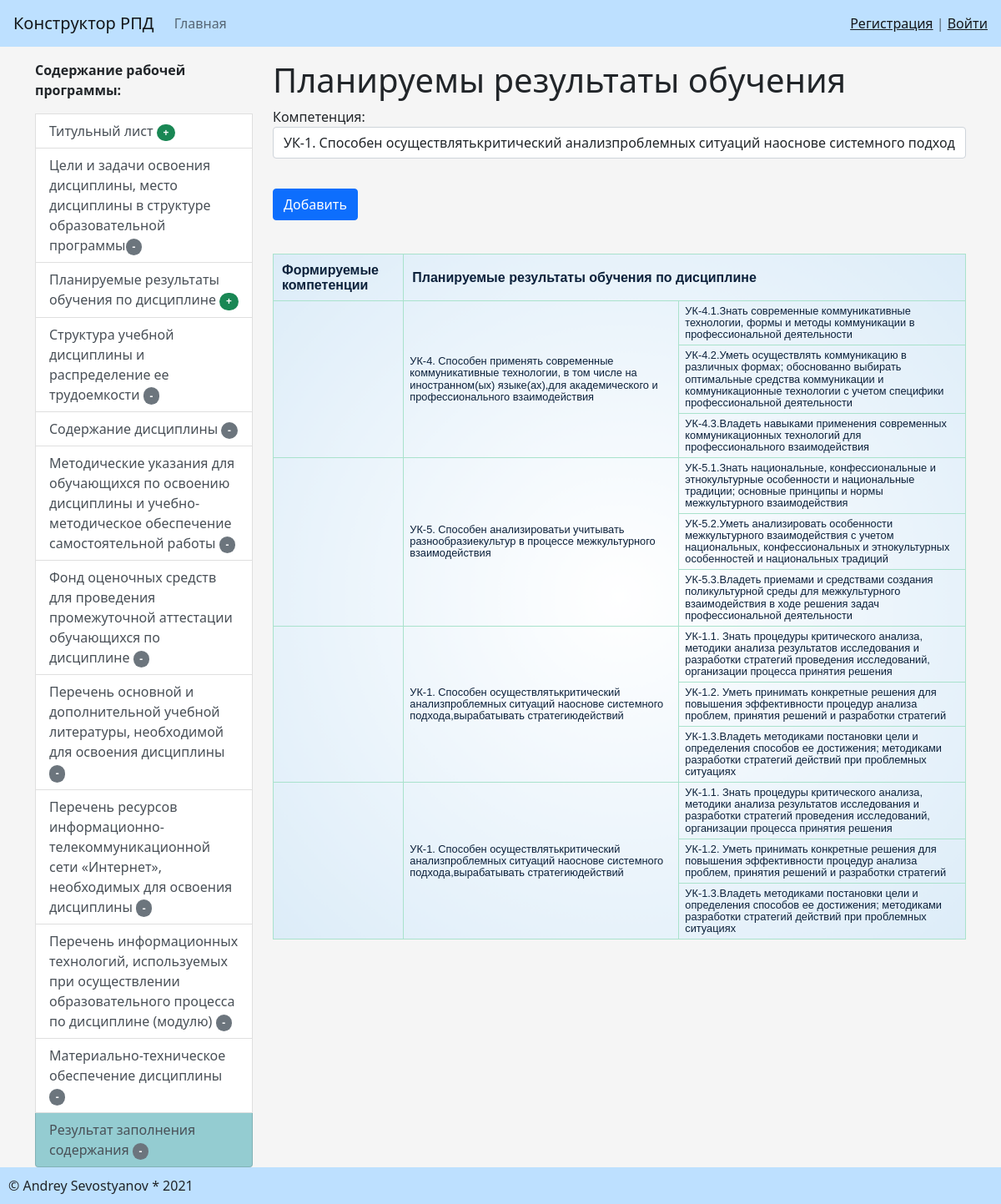
Before: /opn_main_window/add_plan_res_ed/ with the older database file.
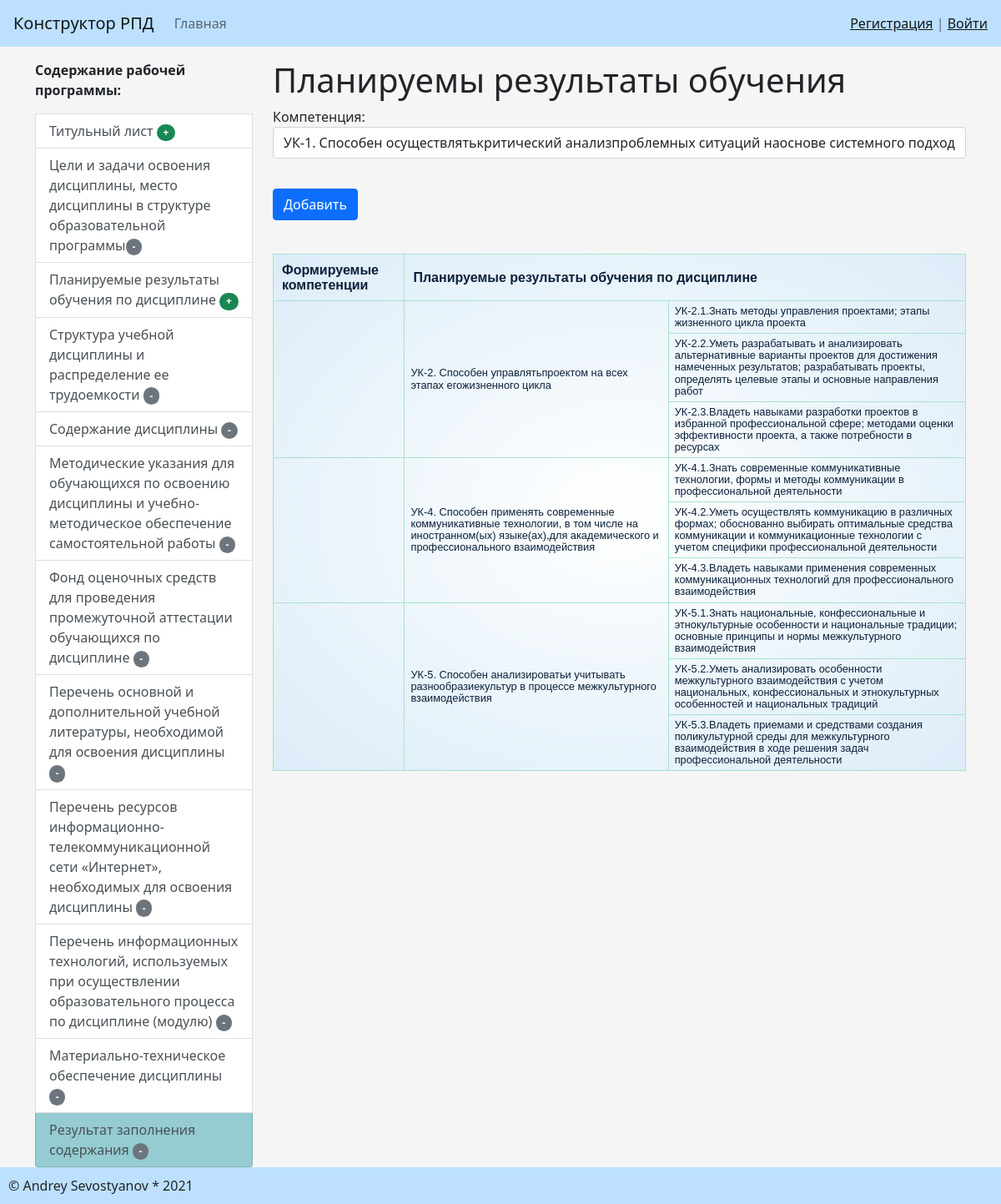
After: the same page with the newer database file.
### generation_rpd/models.py (models this page shows, shortened)
class SelectComp(models.Model):
    kod_c = models.CharField(max_length=10)
    descrip_c = models.TextField(blank=True, verbose_name='Формулировка компетенции')
    kod_i_naim_c1 = models.TextField(blank=True,
                                     verbose_name='Знать')
    kod_i_naim_c2 = models.TextField(blank=True,
                                     verbose_name='Уметь')
    kod_i_naim_c3 = models.TextField(blank=True,
                                     verbose_name='Владеть')

### generation_rpd/views.py (the view)
# urls.py: path('opn_main_window/add_plan_res_ed/', add_plan_res_ed, name='add_plan_res_ed'),
def add_plan_res_ed(request):
    if request.method == 'POST':
        form = CompSelect(request.POST)
        if form.is_valid():
            print(form.cleaned_data)
            return redirect('home')
    else:
        form = CompSelect()
    bd1 = SelectComp.objects.all()
    return render(request, 'generation_rpd/add_compet.html', {'form': form, 'bd1': bd1})

### generation_rpd/forms.py
class CompSelect(forms.Form):
    comp = forms.ModelChoiceField(empty_label=None, queryset=ParsComp.objects.all(), label='Компетенция',
                                  widget=forms.Select(attrs={"class": "form-control"}))

### generation_rpd/models.py (called while the page is built)
    def __str__(self):  # строковый метод
        return self.descrip_comp

### generation_rpd/templatetags/gen_tags.py (called while the page is built)
@register.inclusion_tag('generation_rpd/list_categories.html')
def show_categories():
    categories = Category.objects.all()
    return {"categories": categories}

### generation_rpd/templates/generation_rpd/add_compet.html (shortened to what this page needs)
{% extends 'base.html' %}
{% block sidebar %}
{% include 'inc/_sidebar.html' %}
{% endblock %}
{% block content %}
<h1>Планируемы результаты обучения</h1>
<form action="{% url 'add_plan_res_education' %}" method="post">
    {{ form.as_p }}
<button type="submit" class="btn btn-primary btn-block">Добавить</button>
</form>
<table border="1" width="100%" cellpadding="5">
    <tr>
        <th>Формируемые компетенции</th>
        <th colspan="2">Планируемые результаты обучения по дисциплине</th>
    </tr>
    {% for tbl in bd1 %}
    <tr>
        <td rowspan="3">{{tbl.kod_c}}</td>
        <td rowspan="3">{{tbl.descrip_c}}</td>
        <td>{{tbl.kod_i_naim_c1}}</td>
    <tr><td>{{tbl.kod_i_naim_c2}}</td></tr>
    <tr><td>{{tbl.kod_i_naim_c3}}</td></tr>
    </tr>
    {% endfor %}
</table>
{% endblock %}

Changed rows visible on the page:
removed SelectComp: descrip_c "УК-1. Способен осуществлятькритический анализпроблемных ситуаций наоснове системного подхода,вырабатывать стратегиюдействий", kod_i_naim_c1 "УК-1.1. Знать процедуры критического анализа, методики анализа результатов исследования и разработки стратегий проведения исследований, организации процесса принятия решения", kod_i_naim_c2 "УК-1.2. Уметь принимать конкретные решения для повышения эффективности процедур анализа проблем, принятия решений и разработки стратегий", kod_i_naim_c3 "УК-1.3.Владеть методиками постановки цели и определения способов ее достижения; методиками разработки стратегий действий при проблемных ситуациях"
removed SelectComp: descrip_c "УК-1. Способен осуществлятькритический анализпроблемных ситуаций наоснове системного подхода,вырабатывать стратегиюдействий", kod_i_naim_c1 "УК-1.1. Знать процедуры критического анализа, методики анализа результатов исследования и разработки стратегий проведения исследований, организации процесса принятия решения", kod_i_naim_c2 "УК-1.2. Уметь принимать конкретные решения для повышения эффективности процедур анализа проблем, принятия решений и разработки стратегий", kod_i_naim_c3 "УК-1.3.Владеть методиками постановки цели и определения способов ее достижения; методиками разработки стратегий действий при проблемных ситуациях"
added SelectComp: descrip_c "УК-2. Способен управлятьпроектом на всех этапах егожизненного цикла", kod_i_naim_c1 "УК-2.1.Знать методы управления проектами; этапы жизненного цикла проекта", kod_i_naim_c2 "УК-2.2.Уметь разрабатывать и анализировать альтернативные варианты проектов для достижения намеченных результатов; разрабатывать проекты, определять целевые этапы и основные направления работ", kod_i_naim_c3 "УК-2.3.Владеть навыками разработки проектов в избранной профессиональной сфере; методами оценки эффективности проекта, а также потребности в ресурсах"
